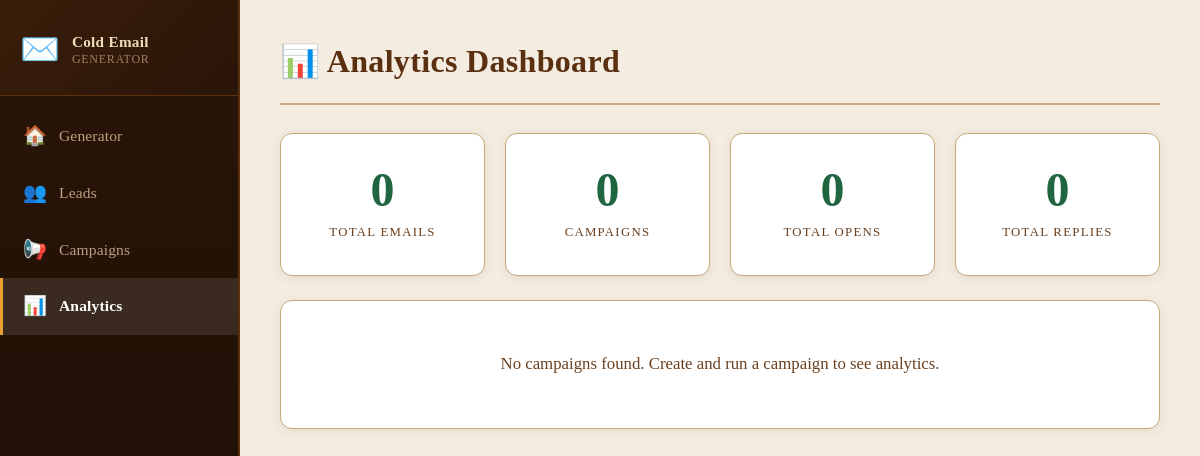
The page /analytics on the database as committed earlier.
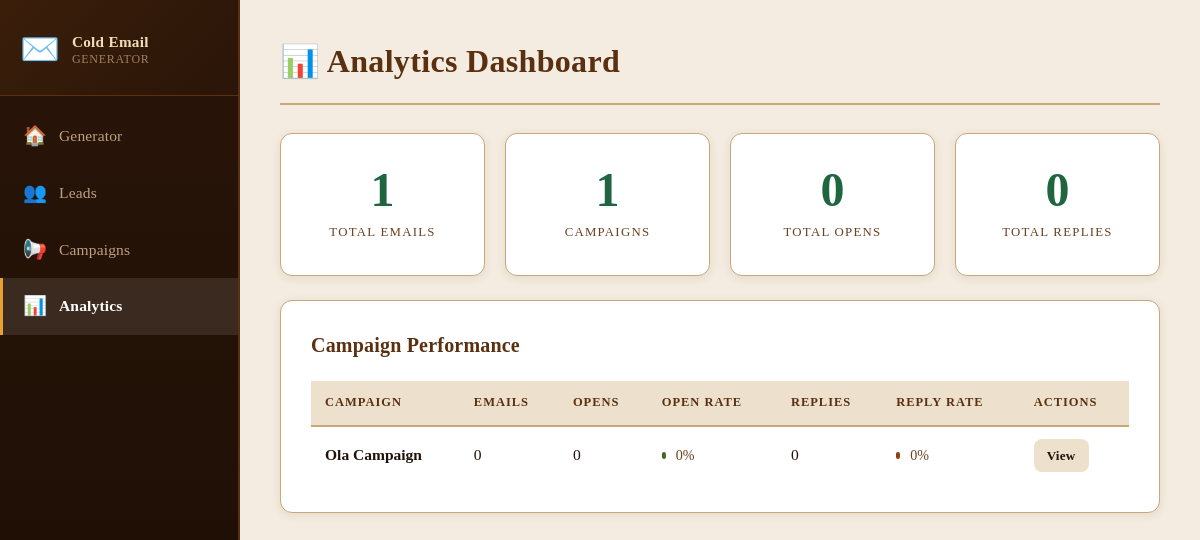
The same page on the database as committed later.
### tables this page shows
CREATE TABLE campaigns (
            id            INTEGER PRIMARY KEY AUTOINCREMENT,
            name          TEXT NOT NULL,
            product       TEXT NOT NULL,
            template_type TEXT DEFAULT "short_pitch",
            tone          TEXT DEFAULT "friendly",
            sender        TEXT DEFAULT "",
            created_at    DATETIME DEFAULT CURRENT_TIMESTAMP
        , pain_point TEXT DEFAULT "");

### app.py (the view)
@app.route('/analytics')
def analytics():
    db = get_db()
    campaigns = db.execute('SELECT * FROM campaigns ORDER BY id DESC').fetchall()
    stats = []
    for c in campaigns:
        s = get_campaign_analytics(c['id'])
        s['name'] = c['name']
        s['id'] = c['id']
        stats.append(s)
    total_emails = db.execute('SELECT COUNT(*) FROM emails').fetchone()[0]
    return render_template('analytics.html', campaigns=stats, total_emails=total_emails)

### models/db.py (called while the page is built)
def get_db():
    if 'db' not in g:
        g.db = sqlite3.connect(
            config.DATABASE_PATH,
            detect_types=sqlite3.PARSE_DECLTYPES
        )
        g.db.row_factory = sqlite3.Row
        g.db.execute('PRAGMA journal_mode=WAL')
        g.db.execute('PRAGMA foreign_keys=ON')
    return g.db

### services/analytics.py (called while the page is built)
def get_campaign_analytics(campaign_id: int) -> dict:
    db = sqlite3.connect(config.DATABASE_PATH)
    db.row_factory = sqlite3.Row
    row = db.execute(
        '''SELECT
            COUNT(*) as total,
            SUM(opened) as opens,
            SUM(replied) as replies
           FROM emails
           WHERE campaign_id = ?''',
        (campaign_id,)
    ).fetchone()
    db.close()
    total = row['total'] or 0
    opens = row['opens'] or 0
    replies = row['replies'] or 0
    open_rate = round((opens / total * 100), 1) if total > 0 else 0
    reply_rate = round((replies / total * 100), 1) if total > 0 else 0
    return {
        'total': total,
        'opens': opens,
        'replies': replies,
        'open_rate': open_rate,
        'reply_rate': reply_rate,
    }

### templates/analytics.html (shortened to what this page needs)
{% extends "base.html" %}
{% block page_title %}📊 Analytics Dashboard{% endblock %}
{% block content %}
<div class="stats-grid">
  <div class="stat-card card">
    <div class="stat-number">{{ total_emails }}</div>
    <div class="stat-label">Total Emails</div>
  </div>
  <div class="stat-card card">
    <div class="stat-number">{{ campaigns|length }}</div>
    <div class="stat-label">Campaigns</div>
  </div>
  <div class="stat-card card">
    {% set total_opens = campaigns|sum(attribute='opens') %}
    <div class="stat-number">{{ total_opens }}</div>
    <div class="stat-label">Total Opens</div>
  </div>
  <div class="stat-card card">
    {% set total_replies = campaigns|sum(attribute='replies') %}
    <div class="stat-number">{{ total_replies }}</div>
    <div class="stat-label">Total Replies</div>
  </div>
</div>
{% if campaigns %}
<div class="card mt-4">
  <h2 class="card-title">Campaign Performance</h2>
  <div class="table-wrap">
    <table class="data-table">
      <thead>
        <tr>
          <th>Campaign</th>
          <th>Emails</th>
          <th>Opens</th>
          <th>Open Rate</th>
          <th>Replies</th>
          <th>Reply Rate</th>
          <th>Actions</th>
        </tr>
      </thead>
      <tbody>
        {% for c in campaigns %}
        <tr>
          <td><strong>{{ c.name }}</strong></td>
          <td>{{ c.total }}</td>
          <td>{{ c.opens }}</td>
          <td>
            <div class="progress-bar-wrap">
              <div class="progress-bar" style="width: {{ c.open_rate }}%"></div>
              <span>{{ c.open_rate }}%</span>
            </div>
          </td>
          <td>{{ c.replies }}</td>
          <td>
            <div class="progress-bar-wrap">
              <div class="progress-bar progress-bar-reply" style="width: {{ c.reply_rate }}%"></div>
              <span>{{ c.reply_rate }}%</span>
            </div>
          </td>
          <td>
            <a href="/campaigns/{{ c.id }}/emails" class="btn btn-xs">View</a>
          </td>
        </tr>
        {% endfor %}
      </tbody>
    </table>
  </div>
</div>
{% else %}
<div class="card mt-4 empty-state">
  <p>No campaigns found. Create and run a campaign to see analytics.</p>
</div>
{% endif %}
{% endblock %}

Rows that differ between the two databases and show on the page:
added campaigns: name "Ola Campaign", total "0", opens "0", open_rate "0", replies "0", reply_rate "0"
Other text that changed with them:
{{ total_emails }}: "0" → "1"
{{ campaigns|length }}: "0" → "1"
text no longer shown: "No campaigns found. Create and run a campaign to see analytics."
text now shown: "Campaign Performance CAMPAIGN EMAILS OPENS OPEN RATE REPLIES REPLY RATE ACTIONS"
